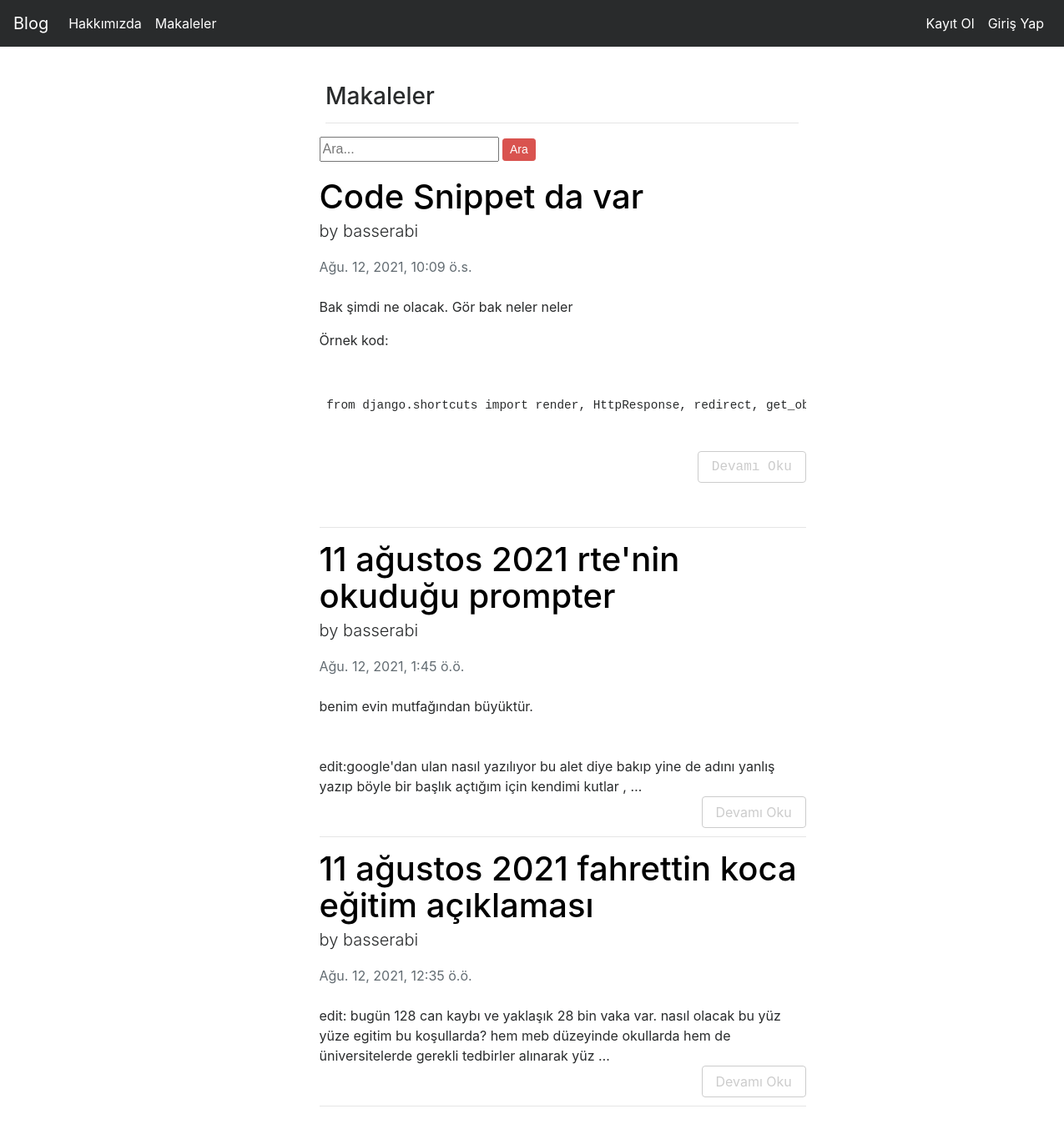
The app's page /articles/ with its own data.
### article/models.py (models this page shows, shortened)
class Article(models.Model):
    author = models.ForeignKey(
        "auth.User", on_delete=models.CASCADE, verbose_name="Yazar")
    title = models.CharField(max_length=50, verbose_name="Başlık")
    content = RichTextField(verbose_name="İçerik")
    created_date = models.DateTimeField(
        auto_now_add=True, verbose_name="Oluşturulma Tarihi")
    article_image = models.FileField(
        blank=True, null=True, verbose_name="Makaleye fotoğraf ekleyin:")
    class Meta():
        ordering = ['-created_date']

### article/views.py (the view)
# urls.py: path('', views.articles, name="articles"),
def articles(request):
    keyword = request.GET.get("keyword")
    if keyword:
        articles = Article.objects.filter(
            Q(title__contains=keyword) | Q(content__contains=keyword))
    else:
        articles = Article.objects.all()
    return render(request, "articles.html", {"articles": articles})

### templates/articles.html (shortened to what this page needs)
{% extends "layout.html" %}
{% block body %}
  <div classs = "row">
    <div class="col-md-10 offset-md-3">
      <div class="col-lg-8">
        <h3>Makaleler</h3>
        <hr>
        </div>
      </div>
  </div>
<div class="row" style="margin-bottom: 20px;">
  <div class="col-md-10 offset-md-3">
    <div class="col-lg-8">
      <form>
        <input type="text" name = "keyword" class="input-sm" maxlength="64" placeholder="Ara...">
        <button type="submit" class="btn btn-danger btn-sm">Ara</button>
      </form>
    </div>
  </div>
</div>
  {% if articles %}
    {% for article in articles %}
<div class="row">
  <div class="col-md-10 offset-md-3">
    <div class="col-lg-8">
        <article>
            <header class="mb-4">
                <h1 class="fw-bolder mb-1"><a href="{% url 'article:detail' article.id %}" style="color:black; text-decoration:none;">{{article.title}}</a></h1>
                <p class = "lead"> by {{article.author}}</p>
                <div class="text-muted fst-italic mb-2">{{article.created_date}}</div>
            </header>
            <section class="mb-5">
                {{article.content|safe|truncatewords:30}}
                <br>
                <a href="{% url 'article:detail' article.id %}" class="btn btn-outline-secondary btn-xs float-md-right">Devamı Oku</a>
            </section>
            <hr>
        </article>
    </div>
</div>
</div>
    {% endfor %}
  {% else %}
    <div class="alert alert-danger">Makale bulunamadı...</div>
  {% endif %}
{% endblock body %}

### templates/layout.html (shortened to what this page needs)
<!DOCTYPE html>
{% load static %}
<html lang="en">
<head>
    <link rel="stylesheet" href="{% static 'css/bootstrap.min.css' %}">
</head>
<body>
        {% include "includes/navbar.html" %}
        <div style="margin-top: 100px; margin-bottom: 100px;" class = "container">
            {% block body %}
            {% endblock body %}
        </div>
    </body>
</html>

### templates/includes/navbar.html (shortened to what this page needs)
<nav class="navbar navbar-toggleable-md navbar-inverse fixed-top bg-inverse">
    <a class="navbar-brand" href="{%url 'index' %}">Blog</a>
    <div class="collapse navbar-collapse" id="navbarCollapse">
      <ul class="navbar-nav mr-auto">
        <li class="nav-item active">
          <a class="nav-link" href="{%url 'about' %}">Hakkımızda</a>
        </li>
        <li class="nav-item active">
            <a class="nav-link" href="{%url 'article:articles' %}">Makaleler</a>
        </li>
      </ul>
      <ul class="navbar-nav ml-auto">
        {% if request.user.is_authenticated %}
        <li class="nav-item active nav-link" style="color: white">Merhaba {{request.user.username}}
          <svg xmlns="http://www.w3.org/2000/svg" width="16" height="16" fill="currentColor" class="bi bi-person-circle" viewBox="0 0 16 16">
            <path d="M11 6a3 3 0 1 1-6 0 3 3 0 0 1 6 0z"/>
            <path fill-rule="evenodd" d="M0 8a8 8 0 1 1 16 0A8 8 0 0 1 0 8zm8-7a7 7 0 0 0-5.468 11.37C3.242 11.226 4.805 10 8 10s4.757 1.225 5.468 2.37A7 7 0 0 0 8 1z"/>
        </svg></li>
          <li class="nav-item active">
            <a class="nav-link" href="{%url 'article:dashboard' %}">Kontrol Paneli</a>
          </li>
          <li class="nav-item active">
            <a class="nav-link" href="{%url 'user:logout' %}">Çıkış Yap</a>
          </li>
        {% else %}
          <li class="nav-item active">
            <a class="nav-link" href="{%url 'user:register' %}">Kayıt Ol</a>
          </li>
          <li class="nav-item active">
            <a class="nav-link" href="{%url 'user:login' %}">Giriş Yap</a>
          </li>
        {% endif %}
      </ul>
    </div>
  </nav>

### records on screen
Article: title "Code Snippet da var", author "basserabi", created_date "Ağu. 12, 2021, 10:09 ö.s.", content "Bak şimdi ne olacak. Gör bak neler neler Örnek kod: from django.shortcuts import render, HttpResponse, redirect,…"
Article: title "11 ağustos 2021 rte'nin okuduğu prompter", author "basserabi", created_date "Ağu. 12, 2021, 1:45 ö.ö.", content "benim evin mutfağından büyüktür. edit:google'dan ulan nasıl yazılıyor bu alet diye bakıp yine de adını yanlış yazıp böyle bir başlık açtığım için kendimi kutlar , …"
Article: title "11 ağustos 2021 fahrettin koca eğitim açıklaması", author "basserabi", created_date "Ağu. 12, 2021, 12:35 ö.ö.", content "edit: bugün 128 can kaybı ve yaklaşık 28 bin vaka var. nasıl olacak bu yüz yüze egitim bu koşullarda? hem meb düzeyinde okullarda hem de üniversitelerde gerekli tedbirler alınarak yüz …"
